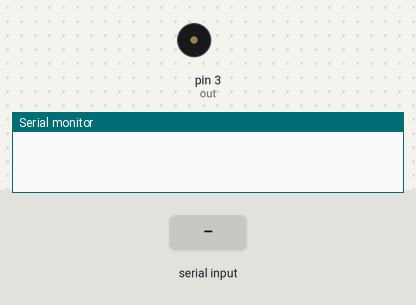
Simulated run of this sketch. Board: Arduino Uno, built with avr-gcc and run on an emulated ATmega328P. Shown: buzzer (waves = sounding), the last lines printed to the serial monitor. The test bench sets the inputs (shaded band).

Above: at 1.2 s.
1.3 s: "90,45\n" received over Serial
At 3.4 s:
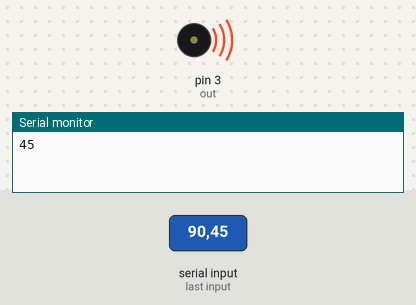
Timing chart, 0 to 4.9 s (numbered marks = the images above; inputs shaded):
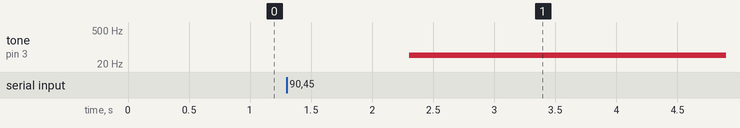

Measured:
- after the input at 1.3 s, tone on pin 3 (out): silent → 45 Hz after 1.0 s

The sketch:

SquareFrequencyGenerator.ino
```cpp
#define out 3 //Pin output

void setup() {
  // put your setup code here, to run once:
  Serial.begin(9600);
  pinMode(out, OUTPUT);
}

void loop() {
  // put your main code here, to run repeatedly:
  int freq;
  int in;

  while (Serial.available()) {
    in = Serial.parseInt();

    if (in != 0)  freq = in;

    if (in != freq) {
      tone(out, freq);
      Serial.println(freq);
    }
  }

}
```
